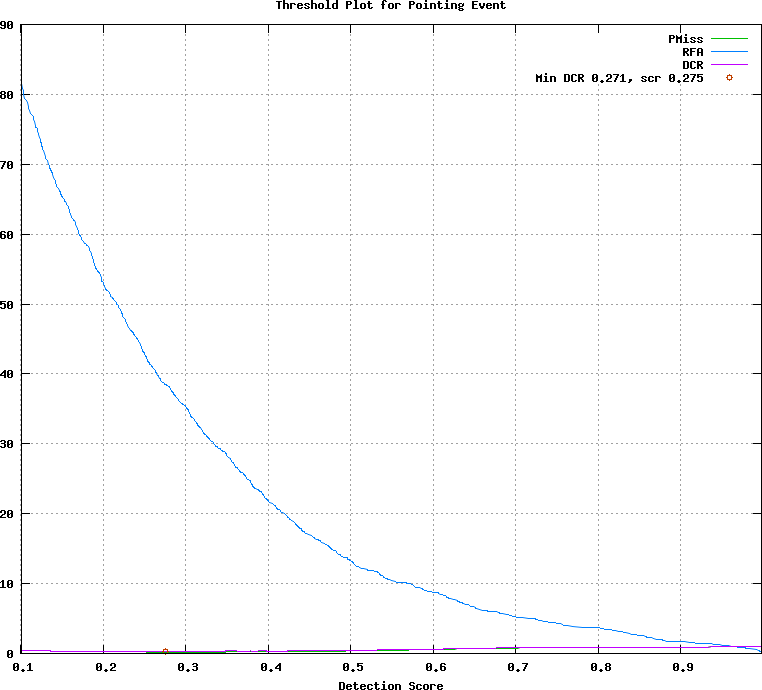

Source code (gnuplot):
## GNUPLOT command file
set terminal postscript color
set style data lines
set title 'Threshold Plot for Pointing Event'
set xlabel 'Detection Score'
set grid
set size ratio 0.85
plot [0.101000:0.998000]  \
  'test.det.Pointing_Event.dat.1' using 1:4 title 'PMiss' with lines lt 2, \
  'test.det.Pointing_Event.dat.1' using 1:5 title 'RFA' with lines lt 3, \
  'test.det.Pointing_Event.dat.1' using 1:6 title 'DCR' with lines lt 4, \
  'test.det.Pointing_Event.dat.2' using 1:2 title 'Min DCR 0.271, scr 0.275' with points lt 6
